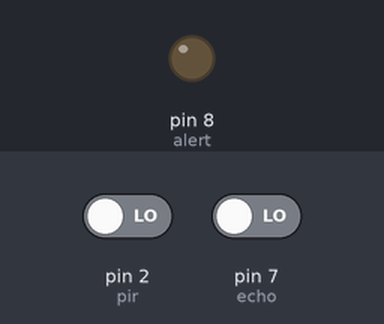
The sketch below on a simulated Arduino Uno, built with avr-gcc and run on an emulated ATmega328P. On the bench: output pins drawn as LEDs (lit = HIGH). Inputs (shaded band) come from the test bench; at power-on: pin 2 (pir) LOW, pin 7 (echo) LOW. What the sketch prints to the serial monitor is not drawn.

Above: at 1.2 s.
1.3 s: pin 2 (pir) driven HIGH
At 1.8 s:
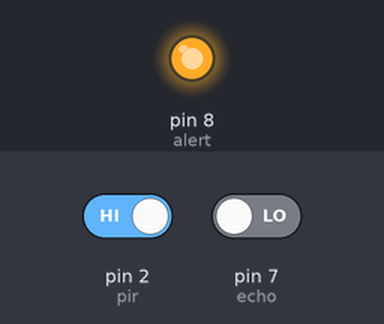
2.8 s: pin 2 (pir) driven LOW
At 4.5 s:
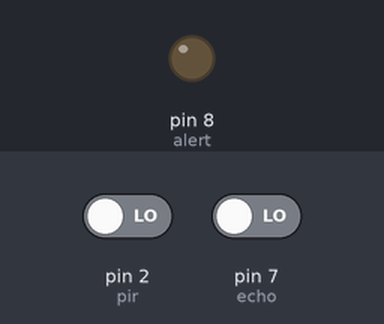
Timing chart, 0 to 6.0 s (numbered marks = the images above; inputs shaded):
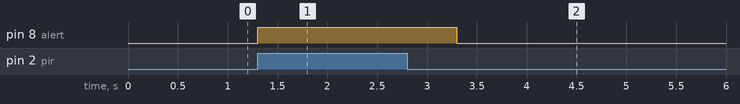

Measured:
- after the input at 1.3 s, pin 8 (alert): LOW → HIGH at once
- after the input at 2.8 s, pin 8 (alert): HIGH → LOW after 0.50 s

The sketch:

motiondistancetracker.ino
```cpp
#define pir 2
#define trig 3
#define echo 7
#define alert 8

boolean pirStatus;
long distance = 0;
long time = 0;

void setup() {
  Serial.begin(9600);
  pinMode(pir, INPUT);
  pinMode(trig, OUTPUT);
  pinMode(echo, INPUT);
  pinMode(alert, OUTPUT);
}

void loop() {
  pirStatus = digitalRead(pir);
  if (pirStatus == HIGH) {
    Serial.print("MOTION DETECTED ");
    digitalWrite(alert, HIGH);
    digitalWrite(trig, LOW);
    time = pulseIn(echo, HIGH);
    distance = int(0.0176 * time);
    Serial.print(distance);
    Serial.println(" CM AWAY");
  } else {
    digitalWrite(alert, LOW);
  }
}
```
